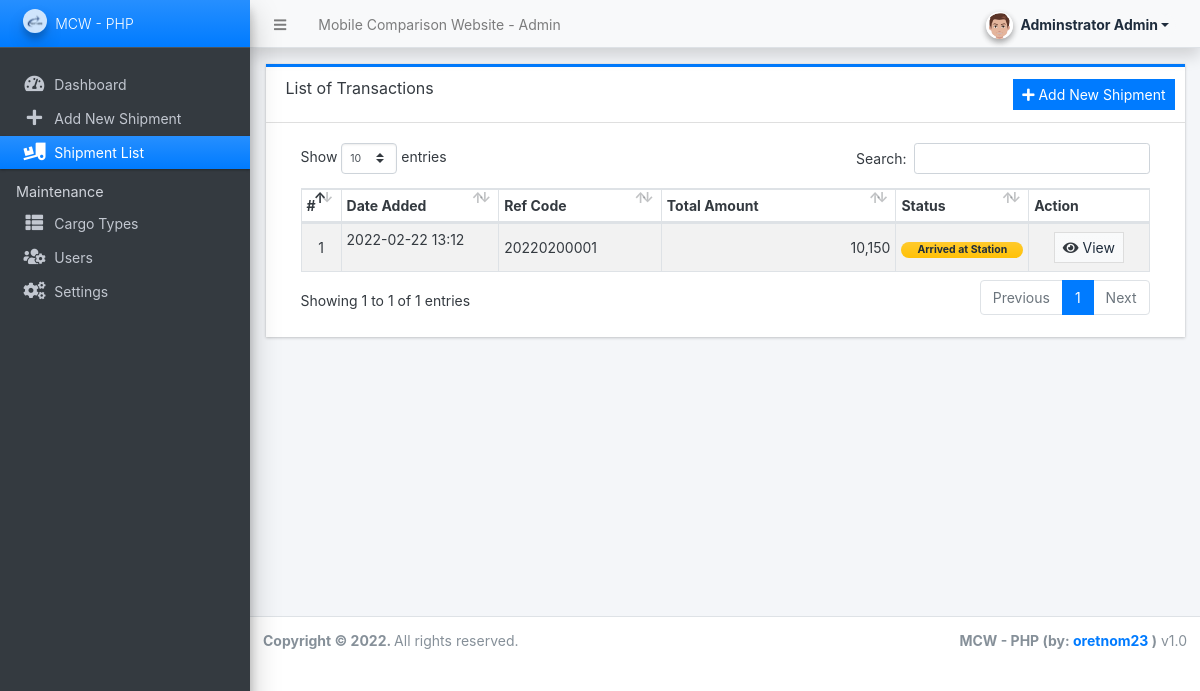
The app's page /admin/?page=transactions (signed in) with its own data.
### tables this page shows
CREATE TABLE `cargo_list` (
  `id` int(30) NOT NULL,
  `ref_code` varchar(100) NOT NULL,
  `shipping_type` int(1) NOT NULL DEFAULT '1' COMMENT '1 = city to city,\r\n2 = state to state,\r\n3 = country to country',
  `total_amount` double NOT NULL DEFAULT '0',
  `status` tinyint(1) NOT NULL DEFAULT '0' COMMENT '0 = pending,\r\n1 = In-Transit,\r\n2 = Arrived at Station,\r\n3 = Out for Delivery,\r\n4 = Delivered',
  `date_created` datetime NOT NULL DEFAULT CURRENT_TIMESTAMP,
  `date_updated` datetime DEFAULT NULL ON UPDATE CURRENT_TIMESTAMP
);

### config.php (called while the page is built, shortened)
<?php
function format_num($number = '' , $decimal = ''){
    if(is_numeric($number)){
        $ex = explode(".",$number);
        $decLen = isset($ex[1]) ? strlen($ex[1]) : 0;
        if(is_numeric($decimal)){
            return number_format($number,$decimal);
        }else{
            return number_format($number,$decLen);
        }
    }else{
        return "Invalid Input";
    }
}
?>

### admin/transactions/index.php (the view, shortened to what this page needs)
<div class="card card-outline rounded-0 card-primary">
	<div class="card-header">
		<h3 class="card-title">List of Transactions</h3>
		<div class="card-tools">
			<a class="btn btn-sm btn-flat btn-primary" id="create_new" href="./?page=transactions/manage_transaction"><i class="fa fa-plus"></i> Add New Shipment</a>
		</div>
	</div>
	<div class="card-body">
		<div class="container-fluid">
        <div class="container-fluid">
			<table class="table table-hover table-striped table-bordered">
				<colgroup>
					<col width="5%">
					<col width="20%">
					<col width="20%">
					<col width="30%">
					<col width="10%">
					<col width="15%">
				</colgroup>
				<thead>
					<tr>
						<th>#</th>
						<th>Date Added</th>
						<th>Ref Code</th>
						<th>Total Amount</th>
						<th>Status</th>
						<th>Action</th>
					</tr>
				</thead>
				<tbody>
					<?php
					$i = 1;
						$qry = $conn->query("SELECT * FROM `cargo_list` order by unix_timestamp(date_created) desc ");
						while($row = $qry->fetch_assoc()):
					?>
						<tr>
							<td class="text-center"><?php echo $i++; ?></td>
							<td><?= date("Y-m-d H:i", strtotime($row['date_created'])) ?></p></td>
							<td><p class="m-0 truncate-1"><?= $row['ref_code'] ?></p></td>
							<td><p class="m-0 truncate-1 text-right"><?= format_num($row['total_amount']) ?></p></td>
							<td class="text-center">
                                <?php if($row['status'] == 1): ?>
                                    <span class="badge badge-primary bg-gradient-primary px-3 rounded-pill">In-Transit</span>
								<?php elseif($row['status'] == 2): ?>
                                    <span class="badge badge-warning bg-gradient-warning px-3 rounded-pill">Arrived at Station</span>
								<?php elseif($row['status'] == 3): ?>
                                    <span class="badge badge-light bg-gradient-light border px-3 rounded-pill">Out for Delivery</span>
								<?php elseif($row['status'] == 4): ?>
                                    <span class="badge badge-success bg-gradient-success px-3 rounded-pill">Delivered</span>
                                <?php else: ?>
                                    <span class="badge badge-secondary bg-gradient-secondary px-3 rounded-pill">Pending</span>
                                <?php endif; ?>
                            </td>
							<td align="center">
								<a class="btn btn-default bg-gradient-light btn-flat btn-sm" href="?page=transactions/view_transaction&id=<?php echo $row['id'] ?>"><span class="fa fa-eye text-dark"></span> View</a>
							</td>
						</tr>
					<?php endwhile; ?>
				</tbody>
			</table>
		</div>
		</div>
	</div>
</div>

### records on screen
cargo_list: date_created "2022-02-22 13:12", ref_code "20220200001", total_amount "10,150", status "Arrived at Station"

### other values on screen
$_settings->info('name') "Mobile Comparison Website"
$_settings->userdata('firstname').' '.$_settings->userdata('lastname') "Adminstrator Admin"
$_settings->info('short_name') "MCW - PHP"
